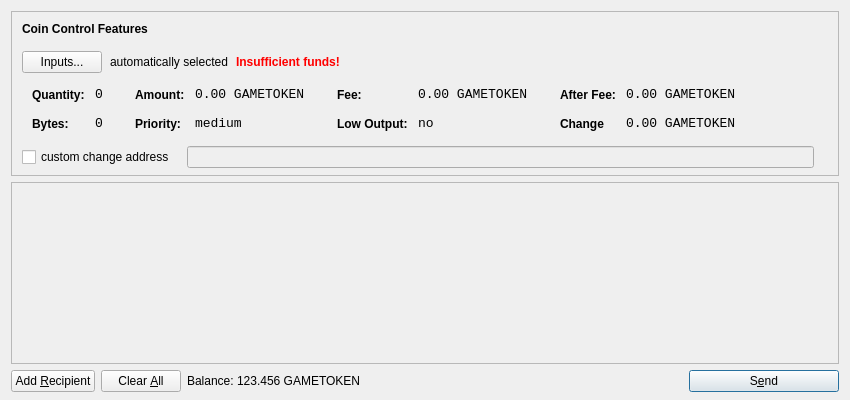
<?xml version="1.0" encoding="UTF-8"?>
<ui version="4.0">
 <class>SendCoinsDialog</class>
 <widget class="QDialog" name="SendCoinsDialog">
  <property name="geometry">
   <rect>
    <x>0</x>
    <y>0</y>
    <width>850</width>
    <height>400</height>
   </rect>
  </property>
  <property name="windowTitle">
   <string>Send Coins</string>
  </property>
  <layout class="QVBoxLayout" name="verticalLayout" stretch="0,1,0">
   <property name="bottomMargin">
    <number>8</number>
   </property>
   <item>
    <widget class="QFrame" name="frameCoinControl">
     <property name="sizePolicy">
      <sizepolicy hsizetype="Expanding" vsizetype="Expanding">
       <horstretch>0</horstretch>
       <verstretch>0</verstretch>
      </sizepolicy>
     </property>
     <property name="maximumSize">
      <size>
       <width>16777215</width>
       <height>16777215</height>
      </size>
     </property>
     <property name="frameShape">
      <enum>QFrame::StyledPanel</enum>
     </property>
     <property name="frameShadow">
      <enum>QFrame::Sunken</enum>
     </property>
     <layout class="QVBoxLayout" name="verticalLayoutCoinControl2">
      <property name="spacing">
       <number>-1</number>
      </property>
      <property name="leftMargin">
       <number>0</number>
      </property>
      <property name="topMargin">
       <number>0</number>
      </property>
      <property name="rightMargin">
       <number>0</number>
      </property>
      <property name="bottomMargin">
       <number>6</number>
      </property>
      <item>
       <layout class="QVBoxLayout" name="verticalLayoutCoinControl" stretch="0,0,0,0,1">
        <property name="spacing">
         <number>0</number>
        </property>
        <property name="leftMargin">
         <number>10</number>
        </property>
        <property name="topMargin">
         <number>10</number>
        </property>
        <item>
         <layout class="QHBoxLayout" name="horizontalLayoutCoinControl1">
          <property name="bottomMargin">
           <number>15</number>
          </property>
          <item>
           <widget class="QLabel" name="labelCoinControlFeatures">
            <property name="sizePolicy">
             <sizepolicy hsizetype="Preferred" vsizetype="Maximum">
              <horstretch>0</horstretch>
              <verstretch>0</verstretch>
             </sizepolicy>
            </property>
            <property name="font">
             <font>
              <weight>75</weight>
              <bold>true</bold>
             </font>
            </property>
            <property name="styleSheet">
             <string notr="true">font-weight:bold;</string>
            </property>
            <property name="text">
             <string>Coin Control Features</string>
            </property>
           </widget>
          </item>
         </layout>
        </item>
        <item>
         <layout class="QHBoxLayout" name="horizontalLayoutCoinControl2" stretch="0,0,0,0">
          <property name="spacing">
           <number>8</number>
          </property>
          <property name="bottomMargin">
           <number>10</number>
          </property>
          <item>
           <widget class="QPushButton" name="pushButtonCoinControl">
            <property name="styleSheet">
             <string notr="true"/>
            </property>
            <property name="text">
             <string>Inputs...</string>
            </property>
           </widget>
          </item>
          <item>
           <widget class="QLabel" name="labelCoinControlAutomaticallySelected">
            <property name="text">
             <string>automatically selected</string>
            </property>
            <property name="margin">
             <number>5</number>
            </property>
           </widget>
          </item>
          <item>
           <widget class="QLabel" name="labelCoinControlInsuffFunds">
            <property name="font">
             <font>
              <weight>75</weight>
              <bold>true</bold>
             </font>
            </property>
            <property name="styleSheet">
             <string notr="true">color:red;font-weight:bold;</string>
            </property>
            <property name="text">
             <string>Insufficient funds!</string>
            </property>
            <property name="margin">
             <number>5</number>
            </property>
           </widget>
          </item>
          <item>
           <spacer name="horizontalSpacerCoinControl">
            <property name="orientation">
             <enum>Qt::Horizontal</enum>
            </property>
            <property name="sizeHint" stdset="0">
             <size>
              <width>40</width>
              <height>1</height>
             </size>
            </property>
           </spacer>
          </item>
         </layout>
        </item>
        <item>
         <widget class="QWidget" name="widgetCoinControl" native="true">
          <property name="sizePolicy">
           <sizepolicy hsizetype="Preferred" vsizetype="Preferred">
            <horstretch>0</horstretch>
            <verstretch>0</verstretch>
           </sizepolicy>
          </property>
          <property name="minimumSize">
           <size>
            <width>0</width>
            <height>0</height>
           </size>
          </property>
          <property name="styleSheet">
           <string notr="true"/>
          </property>
          <layout class="QHBoxLayout" name="horizontalLayoutCoinControl5">
           <property name="margin">
            <number>0</number>
           </property>
           <item>
            <layout class="QHBoxLayout" name="horizontalLayoutCoinControl3" stretch="0,0,0,1">
             <property name="spacing">
              <number>20</number>
             </property>
             <property name="topMargin">
              <number>0</number>
             </property>
             <property name="bottomMargin">
              <number>10</number>
             </property>
             <item>
              <layout class="QFormLayout" name="formLayoutCoinControl1">
               <property name="horizontalSpacing">
                <number>10</number>
               </property>
               <property name="verticalSpacing">
                <number>14</number>
               </property>
               <property name="leftMargin">
                <number>10</number>
               </property>
               <property name="topMargin">
                <number>4</number>
               </property>
               <property name="rightMargin">
                <number>6</number>
               </property>
               <item row="0" column="0">
                <widget class="QLabel" name="labelCoinControlQuantityText">
                 <property name="styleSheet">
                  <string notr="true">font-weight:bold;</string>
                 </property>
                 <property name="text">
                  <string>Quantity:</string>
                 </property>
                 <property name="margin">
                  <number>0</number>
                 </property>
                </widget>
               </item>
               <item row="0" column="1">
                <widget class="QLabel" name="labelCoinControlQuantity">
                 <property name="font">
                  <font>
                   <family>Monospace</family>
                   <pointsize>10</pointsize>
                  </font>
                 </property>
                 <property name="cursor">
                  <cursorShape>IBeamCursor</cursorShape>
                 </property>
                 <property name="contextMenuPolicy">
                  <enum>Qt::ActionsContextMenu</enum>
                 </property>
                 <property name="text">
                  <string>0</string>
                 </property>
                 <property name="margin">
                  <number>0</number>
                 </property>
                 <property name="textInteractionFlags">
                  <set>Qt::LinksAccessibleByMouse|Qt::TextSelectableByKeyboard|Qt::TextSelectableByMouse</set>
                 </property>
                </widget>
               </item>
               <item row="1" column="0">
                <widget class="QLabel" name="labelCoinControlBytesText">
                 <property name="styleSheet">
                  <string notr="true">font-weight:bold;</string>
                 </property>
                 <property name="text">
                  <string>Bytes:</string>
                 </property>
                </widget>
               </item>
               <item row="1" column="1">
                <widget class="QLabel" name="labelCoinControlBytes">
                 <property name="font">
                  <font>
                   <family>Monospace</family>
                   <pointsize>10</pointsize>
                  </font>
                 </property>
                 <property name="cursor">
                  <cursorShape>IBeamCursor</cursorShape>
                 </property>
                 <property name="contextMenuPolicy">
                  <enum>Qt::ActionsContextMenu</enum>
                 </property>
                 <property name="text">
                  <string>0</string>
                 </property>
                 <property name="textInteractionFlags">
                  <set>Qt::LinksAccessibleByMouse|Qt::TextSelectableByKeyboard|Qt::TextSelectableByMouse</set>
                 </property>
                </widget>
               </item>
              </layout>
             </item>
             <item>
              <layout class="QFormLayout" name="formLayoutCoinControl2">
               <property name="horizontalSpacing">
                <number>10</number>
               </property>
               <property name="verticalSpacing">
                <number>14</number>
               </property>
               <property name="leftMargin">
                <number>6</number>
               </property>
               <property name="topMargin">
                <number>4</number>
               </property>
               <property name="rightMargin">
                <number>6</number>
               </property>
               <item row="0" column="0">
                <widget class="QLabel" name="labelCoinControlAmountText">
                 <property name="styleSheet">
                  <string notr="true">font-weight:bold;</string>
                 </property>
                 <property name="text">
                  <string>Amount:</string>
                 </property>
                 <property name="margin">
                  <number>0</number>
                 </property>
                </widget>
               </item>
               <item row="0" column="1">
                <widget class="QLabel" name="labelCoinControlAmount">
                 <property name="font">
                  <font>
                   <family>Monospace</family>
                   <pointsize>10</pointsize>
                  </font>
                 </property>
                 <property name="cursor">
                  <cursorShape>IBeamCursor</cursorShape>
                 </property>
                 <property name="contextMenuPolicy">
                  <enum>Qt::ActionsContextMenu</enum>
                 </property>
                 <property name="text">
                  <string>0.00 GAMETOKEN</string>
                 </property>
                 <property name="textInteractionFlags">
                  <set>Qt::LinksAccessibleByMouse|Qt::TextSelectableByKeyboard|Qt::TextSelectableByMouse</set>
                 </property>
                </widget>
               </item>
               <item row="1" column="0">
                <widget class="QLabel" name="labelCoinControlPriorityText">
                 <property name="styleSheet">
                  <string notr="true">font-weight:bold;</string>
                 </property>
                 <property name="text">
                  <string>Priority:</string>
                 </property>
                </widget>
               </item>
               <item row="1" column="1">
                <widget class="QLabel" name="labelCoinControlPriority">
                 <property name="font">
                  <font>
                   <family>Monospace</family>
                   <pointsize>10</pointsize>
                  </font>
                 </property>
                 <property name="cursor">
                  <cursorShape>IBeamCursor</cursorShape>
                 </property>
                 <property name="contextMenuPolicy">
                  <enum>Qt::ActionsContextMenu</enum>
                 </property>
                 <property name="text">
                  <string>medium</string>
                 </property>
                 <property name="textInteractionFlags">
                  <set>Qt::LinksAccessibleByMouse|Qt::TextSelectableByKeyboard|Qt::TextSelectableByMouse</set>
                 </property>
                </widget>
               </item>
              </layout>
             </item>
             <item>
              <layout class="QFormLayout" name="formLayoutCoinControl3">
               <property name="horizontalSpacing">
                <number>10</number>
               </property>
               <property name="verticalSpacing">
                <number>14</number>
               </property>
               <property name="leftMargin">
                <number>6</number>
               </property>
               <property name="topMargin">
                <number>4</number>
               </property>
               <property name="rightMargin">
                <number>6</number>
               </property>
               <item row="0" column="0">
                <widget class="QLabel" name="labelCoinControlFeeText">
                 <property name="styleSheet">
                  <string notr="true">font-weight:bold;</string>
                 </property>
                 <property name="text">
                  <string>Fee:</string>
                 </property>
                 <property name="margin">
                  <number>0</number>
                 </property>
                </widget>
               </item>
               <item row="0" column="1">
                <widget class="QLabel" name="labelCoinControlFee">
                 <property name="font">
                  <font>
                   <family>Monospace</family>
                   <pointsize>10</pointsize>
                  </font>
                 </property>
                 <property name="cursor">
                  <cursorShape>IBeamCursor</cursorShape>
                 </property>
                 <property name="contextMenuPolicy">
                  <enum>Qt::ActionsContextMenu</enum>
                 </property>
                 <property name="text">
                  <string>0.00 GAMETOKEN</string>
                 </property>
                 <property name="textInteractionFlags">
                  <set>Qt::LinksAccessibleByMouse|Qt::TextSelectableByKeyboard|Qt::TextSelectableByMouse</set>
                 </property>
                </widget>
               </item>
               <item row="1" column="0">
                <widget class="QLabel" name="labelCoinControlLowOutputText">
                 <property name="styleSheet">
                  <string notr="true">font-weight:bold;</string>
                 </property>
                 <property name="text">
                  <string>Low Output:</string>
                 </property>
                </widget>
               </item>
               <item row="1" column="1">
                <widget class="QLabel" name="labelCoinControlLowOutput">
                 <property name="font">
                  <font>
                   <family>Monospace</family>
                   <pointsize>10</pointsize>
                  </font>
                 </property>
                 <property name="cursor">
                  <cursorShape>IBeamCursor</cursorShape>
                 </property>
                 <property name="contextMenuPolicy">
                  <enum>Qt::ActionsContextMenu</enum>
                 </property>
                 <property name="text">
                  <string>no</string>
                 </property>
                 <property name="textInteractionFlags">
                  <set>Qt::LinksAccessibleByMouse|Qt::TextSelectableByKeyboard|Qt::TextSelectableByMouse</set>
                 </property>
                </widget>
               </item>
              </layout>
             </item>
             <item>
              <layout class="QFormLayout" name="formLayoutCoinControl4">
               <property name="horizontalSpacing">
                <number>10</number>
               </property>
               <property name="verticalSpacing">
                <number>14</number>
               </property>
               <property name="leftMargin">
                <number>6</number>
               </property>
               <property name="topMargin">
                <number>4</number>
               </property>
               <property name="rightMargin">
                <number>6</number>
               </property>
               <item row="0" column="0">
                <widget class="QLabel" name="labelCoinControlAfterFeeText">
                 <property name="styleSheet">
                  <string notr="true">font-weight:bold;</string>
                 </property>
                 <property name="text">
                  <string>After Fee:</string>
                 </property>
                 <property name="margin">
                  <number>0</number>
                 </property>
                </widget>
               </item>
               <item row="0" column="1">
                <widget class="QLabel" name="labelCoinControlAfterFee">
                 <property name="font">
                  <font>
                   <family>Monospace</family>
                   <pointsize>10</pointsize>
                  </font>
                 </property>
                 <property name="cursor">
                  <cursorShape>IBeamCursor</cursorShape>
                 </property>
                 <property name="contextMenuPolicy">
                  <enum>Qt::ActionsContextMenu</enum>
                 </property>
                 <property name="text">
                  <string>0.00 GAMETOKEN</string>
                 </property>
                 <property name="textInteractionFlags">
                  <set>Qt::LinksAccessibleByMouse|Qt::TextSelectableByKeyboard|Qt::TextSelectableByMouse</set>
                 </property>
                </widget>
               </item>
               <item row="1" column="0">
                <widget class="QLabel" name="labelCoinControlChangeText">
                 <property name="styleSheet">
                  <string notr="true">font-weight:bold;</string>
                 </property>
                 <property name="text">
                  <string>Change</string>
                 </property>
                </widget>
               </item>
               <item row="1" column="1">
                <widget class="QLabel" name="labelCoinControlChange">
                 <property name="font">
                  <font>
                   <family>Monospace</family>
                   <pointsize>10</pointsize>
                  </font>
                 </property>
                 <property name="cursor">
                  <cursorShape>IBeamCursor</cursorShape>
                 </property>
                 <property name="contextMenuPolicy">
                  <enum>Qt::ActionsContextMenu</enum>
                 </property>
                 <property name="text">
                  <string>0.00 GAMETOKEN</string>
                 </property>
                 <property name="textInteractionFlags">
                  <set>Qt::LinksAccessibleByMouse|Qt::TextSelectableByKeyboard|Qt::TextSelectableByMouse</set>
                 </property>
                </widget>
               </item>
              </layout>
             </item>
            </layout>
           </item>
          </layout>
         </widget>
        </item>
        <item>
         <layout class="QHBoxLayout" name="horizontalLayoutCoinControl4" stretch="0,0,0">
          <property name="spacing">
           <number>12</number>
          </property>
          <property name="sizeConstraint">
           <enum>QLayout::SetDefaultConstraint</enum>
          </property>
          <property name="topMargin">
           <number>5</number>
          </property>
          <property name="rightMargin">
           <number>5</number>
          </property>
          <item>
           <widget class="QCheckBox" name="checkBoxCoinControlChange">
            <property name="text">
             <string>custom change address</string>
            </property>
           </widget>
          </item>
          <item>
           <widget class="QLineEdit" name="lineEditCoinControlChange">
            <property name="enabled">
             <bool>false</bool>
            </property>
            <property name="sizePolicy">
             <sizepolicy hsizetype="Expanding" vsizetype="Fixed">
              <horstretch>0</horstretch>
              <verstretch>0</verstretch>
             </sizepolicy>
            </property>
           </widget>
          </item>
          <item>
           <widget class="QLabel" name="labelCoinControlChangeLabel">
            <property name="sizePolicy">
             <sizepolicy hsizetype="Preferred" vsizetype="Expanding">
              <horstretch>0</horstretch>
              <verstretch>0</verstretch>
             </sizepolicy>
            </property>
            <property name="minimumSize">
             <size>
              <width>0</width>
              <height>0</height>
             </size>
            </property>
            <property name="text">
             <string/>
            </property>
            <property name="margin">
             <number>3</number>
            </property>
           </widget>
          </item>
         </layout>
        </item>
        <item>
         <spacer name="verticalSpacerCoinControl">
          <property name="orientation">
           <enum>Qt::Vertical</enum>
          </property>
          <property name="sizeHint" stdset="0">
           <size>
            <width>800</width>
            <height>1</height>
           </size>
          </property>
         </spacer>
        </item>
       </layout>
      </item>
     </layout>
    </widget>
   </item>
   <item>
    <widget class="QScrollArea" name="scrollArea">
     <property name="widgetResizable">
      <bool>true</bool>
     </property>
     <widget class="QWidget" name="scrollAreaWidgetContents">
      <property name="geometry">
       <rect>
        <x>0</x>
        <y>0</y>
        <width>830</width>
        <height>165</height>
       </rect>
      </property>
      <layout class="QVBoxLayout" name="verticalLayout_2">
       <property name="margin">
        <number>0</number>
       </property>
       <item>
        <layout class="QVBoxLayout" name="entries">
         <property name="spacing">
          <number>6</number>
         </property>
        </layout>
       </item>
       <item>
        <spacer name="verticalSpacer">
         <property name="orientation">
          <enum>Qt::Vertical</enum>
         </property>
         <property name="sizeHint" stdset="0">
          <size>
           <width>20</width>
           <height>40</height>
          </size>
         </property>
        </spacer>
       </item>
      </layout>
     </widget>
    </widget>
   </item>
   <item>
    <layout class="QHBoxLayout" name="horizontalLayout">
     <item>
      <widget class="QPushButton" name="addButton">
       <property name="toolTip">
        <string>Send to multiple recipients at once</string>
       </property>
       <property name="text">
        <string>Add &amp;Recipient</string>
       </property>
       <property name="icon">
        <iconset resource="../bitcoin.qrc">
         <normaloff>:/icons/add</normaloff>:/icons/add</iconset>
       </property>
       <property name="autoDefault">
        <bool>false</bool>
       </property>
      </widget>
     </item>
     <item>
      <widget class="QPushButton" name="clearButton">
       <property name="sizePolicy">
        <sizepolicy hsizetype="Minimum" vsizetype="Fixed">
         <horstretch>0</horstretch>
         <verstretch>0</verstretch>
        </sizepolicy>
       </property>
       <property name="toolTip">
        <string>Remove all transaction fields</string>
       </property>
       <property name="text">
        <string>Clear &amp;All</string>
       </property>
       <property name="icon">
        <iconset resource="../bitcoin.qrc">
         <normaloff>:/icons/remove</normaloff>:/icons/remove</iconset>
       </property>
       <property name="autoRepeatDelay">
        <number>300</number>
       </property>
       <property name="autoDefault">
        <bool>false</bool>
       </property>
      </widget>
     </item>
     <item>
      <layout class="QHBoxLayout" name="horizontalLayout_2">
       <property name="spacing">
        <number>3</number>
       </property>
       <item>
        <widget class="QLabel" name="label">
         <property name="sizePolicy">
          <sizepolicy hsizetype="Preferred" vsizetype="Fixed">
           <horstretch>0</horstretch>
           <verstretch>0</verstretch>
          </sizepolicy>
         </property>
         <property name="text">
          <string>Balance:</string>
         </property>
        </widget>
       </item>
       <item>
        <widget class="QLabel" name="labelBalance">
         <property name="sizePolicy">
          <sizepolicy hsizetype="Preferred" vsizetype="Fixed">
           <horstretch>0</horstretch>
           <verstretch>0</verstretch>
          </sizepolicy>
         </property>
         <property name="cursor">
          <cursorShape>IBeamCursor</cursorShape>
         </property>
         <property name="text">
          <string>123.456 GAMETOKEN</string>
         </property>
         <property name="textInteractionFlags">
          <set>Qt::LinksAccessibleByMouse|Qt::TextSelectableByKeyboard|Qt::TextSelectableByMouse</set>
         </property>
        </widget>
       </item>
      </layout>
     </item>
     <item>
      <spacer name="horizontalSpacer">
       <property name="orientation">
        <enum>Qt::Horizontal</enum>
       </property>
       <property name="sizeHint" stdset="0">
        <size>
         <width>40</width>
         <height>20</height>
        </size>
       </property>
      </spacer>
     </item>
     <item>
      <widget class="QPushButton" name="sendButton">
       <property name="minimumSize">
        <size>
         <width>150</width>
         <height>0</height>
        </size>
       </property>
       <property name="toolTip">
        <string>Confirm the send action</string>
       </property>
       <property name="text">
        <string>S&amp;end</string>
       </property>
       <property name="icon">
        <iconset resource="../bitcoin.qrc">
         <normaloff>:/icons/send</normaloff>:/icons/send</iconset>
       </property>
       <property name="default">
        <bool>true</bool>
       </property>
      </widget>
     </item>
    </layout>
   </item>
  </layout>
 </widget>
 <resources>
  <include location="../bitcoin.qrc"/>
 </resources>
 <connections/>
</ui>
